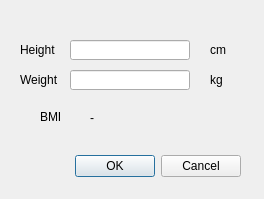
<?xml version="1.0" encoding="UTF-8"?>
<ui version="4.0">
 <class>bmidialog</class>
 <widget class="QDialog" name="bmidialog">
  <property name="windowModality">
   <enum>Qt::WindowModal</enum>
  </property>
  <property name="geometry">
   <rect>
    <x>0</x>
    <y>0</y>
    <width>264</width>
    <height>199</height>
   </rect>
  </property>
  <property name="windowTitle">
   <string>Body mass index calculator</string>
  </property>
  <widget class="QDialogButtonBox" name="buttonBox">
   <property name="geometry">
    <rect>
     <x>30</x>
     <y>150</y>
     <width>211</width>
     <height>32</height>
    </rect>
   </property>
   <property name="orientation">
    <enum>Qt::Horizontal</enum>
   </property>
   <property name="standardButtons">
    <set>QDialogButtonBox::Cancel|QDialogButtonBox::Ok</set>
   </property>
  </widget>
  <widget class="QLabel" name="LabelBMI">
   <property name="geometry">
    <rect>
     <x>90</x>
     <y>110</y>
     <width>91</width>
     <height>16</height>
    </rect>
   </property>
   <property name="text">
    <string>-</string>
   </property>
  </widget>
  <widget class="QLabel" name="label_3">
   <property name="geometry">
    <rect>
     <x>40</x>
     <y>110</y>
     <width>22</width>
     <height>13</height>
    </rect>
   </property>
   <property name="text">
    <string>BMI:</string>
   </property>
  </widget>
  <widget class="QLineEdit" name="EditHeight">
   <property name="geometry">
    <rect>
     <x>70</x>
     <y>40</y>
     <width>120</width>
     <height>20</height>
    </rect>
   </property>
  </widget>
  <widget class="QLabel" name="label">
   <property name="geometry">
    <rect>
     <x>20</x>
     <y>40</y>
     <width>50</width>
     <height>20</height>
    </rect>
   </property>
   <property name="text">
    <string>Height</string>
   </property>
  </widget>
  <widget class="QLabel" name="LabelHt">
   <property name="geometry">
    <rect>
     <x>210</x>
     <y>40</y>
     <width>30</width>
     <height>20</height>
    </rect>
   </property>
   <property name="text">
    <string>cm</string>
   </property>
  </widget>
  <widget class="QLineEdit" name="EditWeight">
   <property name="geometry">
    <rect>
     <x>70</x>
     <y>70</y>
     <width>120</width>
     <height>20</height>
    </rect>
   </property>
  </widget>
  <widget class="QLabel" name="LabelWt">
   <property name="geometry">
    <rect>
     <x>210</x>
     <y>70</y>
     <width>30</width>
     <height>20</height>
    </rect>
   </property>
   <property name="text">
    <string>kg</string>
   </property>
  </widget>
  <widget class="QLabel" name="label_2">
   <property name="geometry">
    <rect>
     <x>20</x>
     <y>70</y>
     <width>50</width>
     <height>20</height>
    </rect>
   </property>
   <property name="text">
    <string>Weight</string>
   </property>
  </widget>
 </widget>
 <resources/>
 <connections>
  <connection>
   <sender>buttonBox</sender>
   <signal>accepted()</signal>
   <receiver>bmidialog</receiver>
   <slot>accept()</slot>
   <hints>
    <hint type="sourcelabel">
     <x>248</x>
     <y>254</y>
    </hint>
    <hint type="destinationlabel">
     <x>157</x>
     <y>274</y>
    </hint>
   </hints>
  </connection>
  <connection>
   <sender>buttonBox</sender>
   <signal>rejected()</signal>
   <receiver>bmidialog</receiver>
   <slot>reject()</slot>
   <hints>
    <hint type="sourcelabel">
     <x>316</x>
     <y>260</y>
    </hint>
    <hint type="destinationlabel">
     <x>286</x>
     <y>274</y>
    </hint>
   </hints>
  </connection>
 </connections>
</ui>
